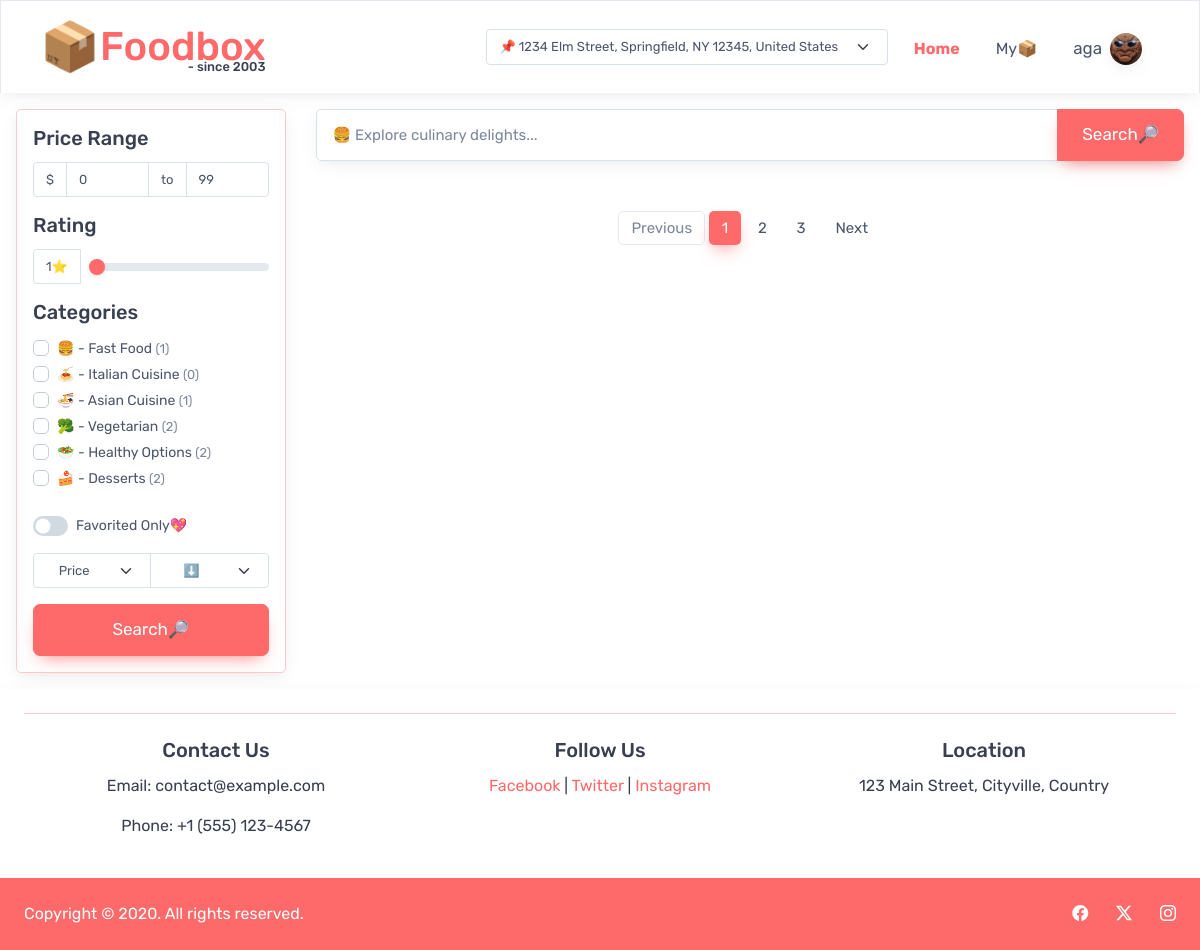
The page / (signed in) on the database its author committed.
### tables this page shows
CREATE TABLE `categories` (
  `id` int NOT NULL,
  `name` varchar(30) NOT NULL,
  `emoji` varchar(30) NOT NULL,
  `active` tinyint(1) NOT NULL DEFAULT '1'
);

### modules/filters.php (the view, shortened to what this page needs)
<div class="p-3 border border-primary rounded shadow">
    <form id="filter-form">
        <div class="">
            <h5>Price Range</h5>
            <div class="input-group input-group-sm mb-3 flex-nowrap">
                <span class="input-group-text">$</span>
                <input type="text" class="form-control" id="price-min" name="price-min" placeholder="Min" value="0">
                <span class="input-group-text">to</span>
                <input type="text" class="form-control" id="price-max" name="price-max" placeholder="Max" value="99">
            </div>
        </div>
        <h5>Rating</h5>
        <div class="input-group input-group-sm mb-3 flex-nowrap align-items-center ">
            <span id="score-label" class="input-group-text">1⭐</span>
            <input type="range" class="ms-2 form-range" min="1" max="5" value="1" id="score" name="score-min">
        </div>
        <h5 id="categories-title">Categories</h5>
        <div class="rounded mb-3" style="height:10rem; overflow-x:hidden; overflow-y:auto">
            <?php
            $sql = "SELECT * FROM categories";
            $result = mysqli_query($conn, $sql);
            $categories = mysqli_fetch_all($result, MYSQLI_ASSOC);
            ?>
            <?php foreach ($categories as $category):
                $sql = "SELECT * FROM foodcategories WHERE categoryid={$category['id']}";
                $result = mysqli_query($conn, $sql);
                $categoryContentCount = mysqli_num_rows($result);
                ?>
                <div class="form-check">
                    <input class="form-check-input category-checkbox" type="checkbox" name="categories[]"
                        value="<?= $category['id'] ?>">
                    <label class="form-check-label">
                        <?= $category['emoji'] ?> -
                        <?= $category['name'] ?>
                        <span class="fs-7 text-muted">
                            <?= "(" . $categoryContentCount . ")" ?>
                        </span>
                    </label>
                </div>
            <?php endforeach; ?>
        </div>
        <div class="form-check form-switch mb-3 flex-nowrap">
            <input class="form-check-input" type="checkbox" value="1" id="favorites" name="favorites-only">
            <label class="form-check-label" for="favorites">
                Favorited Only💖
            </label>
        </div>
        <div class="input-group mb-3 flex-nowrap">
            <select class="form-select form-select-sm text-center" name="sort-type">
                <option selected value="price">Price</option>
            </select>
            <select class="form-select form-select-sm text-center" name="sort-dir">
                <option selected value="ASC">⬇️</option>
            </select>
        </div>
        <button type="submit" class="btn btn-lg btn-primary btn-shadow w-100">Search🔎</button>
    </form>
</div>

### modules/header.php (shortened to what this page needs)
<?php
$PAGE = isset($_GET['page']) ? $_GET['page'] : "home";
?>
<!DOCTYPE html>
<html lang="en">
<head>
    <link rel="stylesheet" href="./lib/bootstrap/css/bootstrap-cartzilla.min.css">
    <link rel="stylesheet" href="https://cdn.jsdelivr.net/npm/bootstrap-icons@1.11.3/font/bootstrap-icons.min.css">
    <link rel="stylesheet" href="index.css">
</head>
<body>
    <nav class="bg-light shadow navbar navbar-expand-md p-0 px-4  border-top border-start border-end">
        <div class="container-fluid">
            <a class="navbar-brand d-flex justify-content-center align-items-center hover-scale" href="./">
                <span class="p-0 m-0" style="font-size:3rem;">📦</span>
                <div class="d-flex flex-column">
                    <h1 class="p-0 m-0 text-primary" style="line-height: 1em">Foodbox</h1>
                    <h2 class="m-0 p-0 fs-7 ms-auto" style="line-height: 0em;">- since 2003</h2>
                </div>
            </a>
            <div class="collapse navbar-collapse" id="navbarSupportedContent">
                <ul class="navbar-nav ms-auto">
                    <li class="me-2">
                        <div class="input-group flex-nowrap align-items-center h-100">
                            <select class="form-select form-select-sm text-center" id="inputGroupSelect01">
                                <?php for ($i = 0; $i < 3; $i++) { ?>
                                    <option <?= ($i == 0 ? "selected" : "") ?> value="<?= $i ?>">📌 1234 Elm Street,
                                        Springfield, NY 12345, United States</option>
                                <?php } ?>
                            </select>
                        </div>
                    </li>
                    <li class="nav-item hover-scale align-items-center justify-content-center d-flex">
                        <a class="nav-link text-nowrap <?php echo ($PAGE == "home" ? "active fw-bold" : ""); ?>"
                            href="./">Home</a>
                    </li>
                    <li class="nav-item hover-scale align-items-center justify-content-center d-flex">
                        <a class="nav-link text-nowrap <?php echo ($PAGE == "orderhistory" ? "active fw-bold" : ""); ?>"
                            href="?page=orderhistory">My📦</a>
                    </li>
                    <li class="nav-item hover-scale text-center align-items-center">
                        <?php
                        if (isset($_SESSION['user'])) {
                            ?>
                            <a href="?page=profile"
                                class="m-0 nav-link d-flex flex-nowrap w-100 h-100 gap-2 justify-content-center align-items-center">
                                <p class="m-0 p-0 fs-6 <?= ($PAGE == "profile" ? "active fw-bold" : ""); ?>">
                                    <?= $_SESSION['user']['username'] ?>
                                </p>
                                <img src="./media/sample.jpg" class="rounded-pill shadow" style="height:2em;">
                            </a>
                            <?php
                        }
                        ?>
                    </li>
                </ul>
            </div>
        </div>
    </nav>

### index.php (shortened to what this page needs)
<?php
require "./modules/header.php";
$pagesDir = "./pages/";
$PAGE = isset($_GET['page']) ? $_GET['page'] : 'home';
$pageFilePath = $pagesDir . $PAGE . ".php";
if (file_exists($pageFilePath))
    require $pageFilePath;
else
    require $pagesDir . "notfound.php";
require_once "./modules/footer.php";
?>

### pages/home.php
<div class="container p-3">
    <div class="row">
        <div class="col-3">
            <?php require "./modules/filters.php"; ?>
        </div>
        <div class="col">
            <?php require "./modules/search.php"; ?>
            <br>
            <?php require "./modules/searchresults.php"; ?>
        </div>
    </div>
</div>

### modules/search.php (shortened to what this page needs)
<div class="input-group border-primary shadow">
    <input type="text" class="form-control" placeholder="" id="search-box">
    <button id="search-btn" class="btn btn-lg btn-primary btn-shadow" type="button" id="button-addon2">Search🔎</button>
</div>

### modules/searchresults.php (shortened to what this page needs)
<div class="d-flex flex-column align-items-center gap-4">
    <nav aria-label="...">
        <ul class="pagination">
            <li class="page-item disabled">
                <span class="page-link">Previous</span>
            </li>
            <li class="page-item active" aria-current="page">
                <span class="page-link">1</span>
            </li>
            <li class="page-item"><a class="page-link" href="#">2</a></li>
            <li class="page-item"><a class="page-link" href="#">3</a></li>
            <li class="page-item">
                <a class="page-link" href="#">Next</a>
            </li>
        </ul>
    </nav>
</div>

### modules/footer.php
<footer class="bg-light text-center text-dark shadow">
    <div class="p-4">
        <hr class="pb-4 border-primary">
        <div class="container">
            <div class="row">
                <div class="col-md-4">
                    <h5>Contact Us</h5>
                    <p>Email: contact@example.com</p>
                    <p>Phone: +1 (555) 123-4567</p>
                </div>
                <div class="col-md-4">
                    <h5>Follow Us</h5>
                    <a href="#" class="">Facebook</a> |
                    <a href="#" class="">Twitter</a> |
                    <a href="#" class="">Instagram</a>
                </div>
                <div class="col-md-4">
                    <h5>Location</h5>
                    <p>123 Main Street, Cityville, Country</p>
                </div>
            </div>
        </div>
    </div>
    <div
        class="d-flex flex-column flex-md-row text-center text-md-start justify-content-between py-4 px-4 px-xl-5 bg-primary">
        <div class="text-white mb-3 mb-md-0">
            Copyright © 2020. All rights reserved.
        </div>
        <div>
            <a href="#" class="text-white text-decoration-none me-4">
                <i class="bi bi-facebook"></i>
            </a>
            <a href="#" class="text-white text-decoration-none me-4">
                <i class="bi bi-twitter-x"></i>
            </a>
            <a href="#" class="text-white text-decoration-none">
                <i class="bi bi-instagram"></i>
            </a>
        </div>
    </div>
</footer>
</body>
</html>

### index.css (style rules this page uses)
html { scroll-behavior: smooth; }
.fs-7 { font-size: 0.8rem; }
* { transition-property: transform; transition-duration: 0.3s; transition-timing-function: ease-in-out; }

### rows shown on the page
categories: emoji "🍔", name "Fast Food", categoryContentCount "1"
categories: emoji "🍝", name "Italian Cuisine", categoryContentCount "0"
categories: emoji "🍜", name "Asian Cuisine", categoryContentCount "1"
categories: emoji "🥦", name "Vegetarian", categoryContentCount "2"
categories: emoji "🥗", name "Healthy Options", categoryContentCount "2"
categories: emoji "🍰", name "Desserts", categoryContentCount "2"

### other values the page prints
$_SESSION['user']['username'] "aga"
